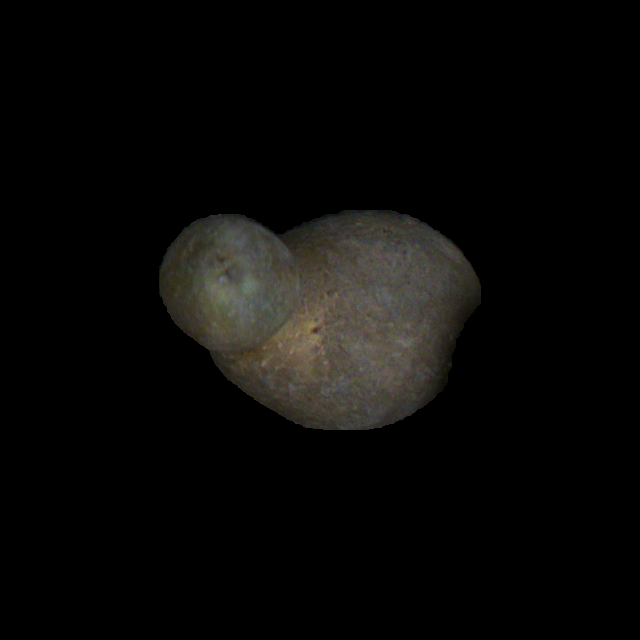
#> input picture potato_good_malformed/malformed_potatoes_fourier_2_class/malformed/sd_malformed_12_2_1_100_15.png, 640 x 640 px, found by its file name; its folder holds only this picture in this run
$ python gaussian.py
#> lines starting #> are read from the running program, lines starting #| are printed output that depends on the picture; after the words box and inside, x2 and y2 are one past the last pixel; in counts of white or black regions, pixels touching at a corner belong together
import cv2
import numpy as np
import os
from scipy.interpolate import interp1d
from sklearn.decomposition import PCA
from pyefd import elliptic_fourier_descriptors
# from sklearn.cluster import DBSCAN
from sklearn.mixture import GaussianMixture
import matplotlib.pyplot as plt
import time


def read_images_and_extract_contours(folder_path):
    """Read images from a folder and extract their largest external contour."""
#> called with folder_path = '/home/mishkat/Documents/malformed'
    images = [os.path.join(folder_path, f) for f in os.listdir(folder_path) if f.endswith(('.png', '.jpg', '.jpeg'))]
    contours_list = []
    for image_path in images:
        image = cv2.imread(image_path)
#> image is the input picture: shape (640, 640, 3); mean B, G, R 7.8, 9, 9.6
        gray = cv2.cvtColor(image, cv2.COLOR_BGR2GRAY)
        _, thresh = cv2.threshold(gray, 1, 255, cv2.THRESH_BINARY)
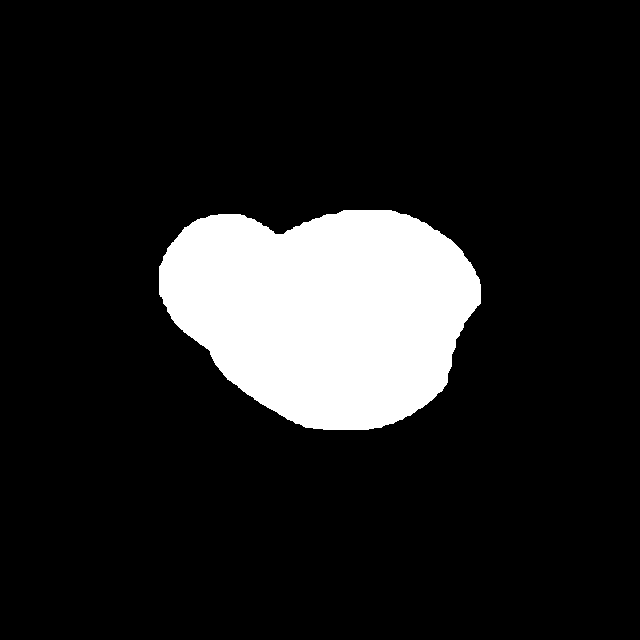
#> thresh: shape (640, 640); 13% white; 1 white region
        contours, _ = cv2.findContours(thresh, cv2.RETR_EXTERNAL, cv2.CHAIN_APPROX_NONE)
#> contours = 1 contour; box (x1, y1, x2, y2) and area: (159, 210, 481, 430) 52921
        if contours:
            contour = max(contours, key=cv2.contourArea)
#> contour = contour of 804 points, box (x1, y1, x2, y2) (159, 210, 481, 430), area 52921
            contour = contour.squeeze()
#> contour = 804 pairs, first value 159 to 480, second value 210 to 429
            contours_list.append(normalize_contour_points(contour))
    return contours_list

def normalize_contour_points(contour):
    """Normalize contour points to a fixed number for consistency."""
    N = 250
    contour_length = np.linspace(0, 1, len(contour))
#> contour_length = 804 values from 0 to 1
    normalized_length = np.linspace(0, 1, N)
    interp_func_x = interp1d(contour_length, contour[:, 0], kind='linear')
    interp_func_y = interp1d(contour_length, contour[:, 1], kind='linear')
    normalized_contour = np.vstack((interp_func_x(normalized_length), interp_func_y(normalized_length))).T
#> normalized_contour = 250 pairs, first value 159 to 480, second value 210 to 429
    return normalized_contour

def compute_fourier_coefficients(contour, order=30):
    """Compute Fourier coefficients for a given contour."""
    coeffs = elliptic_fourier_descriptors(contour, order=order, normalize=True)
    #return coeffs[1:]  # Skip the first coefficient as it's related to the image position
    return coeffs
# [48 lines left out: functions compute_class_averages, inverse_fourier_transform, not called in this run]


def main(folder_path, n_components=36, order=30):
    contours = read_images_and_extract_contours(folder_path)
#> contours = 1 point arrays, longest 250 points
    fourier_descriptors = np.array([compute_fourier_coefficients(c, order).flatten() for c in contours])

    if fourier_descriptors.shape[0] > 1:
        # GMM clustering
        gmm = GaussianMixture(n_components=n_components, covariance_type='full', random_state=0).fit(fourier_descriptors)
        labels = gmm.predict(fourier_descriptors)  # Get cluster assignments

        # Plot individual clusters
        unique_labels = set(labels)
        cols = min(len(unique_labels), 12)
        rows = len(unique_labels) // cols + (len(unique_labels) % cols > 0)
        fig, axes = plt.subplots(rows, cols, figsize=(15, rows * 3.75))
        axes = axes.flatten() if len(unique_labels) > 1 else [axes]

        for i, label in enumerate(unique_labels):
            cluster_mask = (labels == label)
            cluster_descriptors = fourier_descriptors[cluster_mask]
            avg_coeffs = cluster_descriptors.mean(axis=0)
            shape_model = inverse_fourier_transform(avg_coeffs.reshape(order, -1), H=order)
            ax = axes[i]
            ax.plot(shape_model[:, 0], shape_model[:, 1])
            ax.set_title(f'Cluster {label + 1}')
            ax.axis('equal')

        # Adjust layout
        plt.tight_layout()
        plt.show()

        # Plot all clusters together
        plt.figure(figsize=(8, 6))
        colors = plt.cm.Spectral(np.linspace(0, 1, len(unique_labels)))
        for k, col in zip(unique_labels, colors):
            class_member_mask = (labels == k)
            xy = fourier_descriptors[class_member_mask]
            for coeffs in xy:
                shape_model = inverse_fourier_transform(coeffs.reshape(order, -1), H=order)
                plt.plot(shape_model[:, 0], shape_model[:, 1], 'o', markerfacecolor=tuple(col),
                         markeredgecolor='k', markersize=6, label=f'Cluster {k + 1}')

        plt.title('All Clusters (GMM)')
        plt.legend()
        plt.show()
    else:
        print("Not enough contours for GMM clustering.")

if __name__ == "__main__":
    folder_path = r"/home/mishkat/Documents/malformed"
    start = time.time()
    main(folder_path)
#> (the call stopped at in compute_fourier_coefficients, `coeffs = elliptic_fourier_descriptors(contour, order=order, normalize=..`: pyefd is not available in this run)
    end = time.time()
    print(f"Time taken: {end - start:.2f} seconds")

$ run again, on potato_good_malformed/malformed_potatoes_fourier_2_class/malformed/sd_malformed_12_2_1_114_9.png
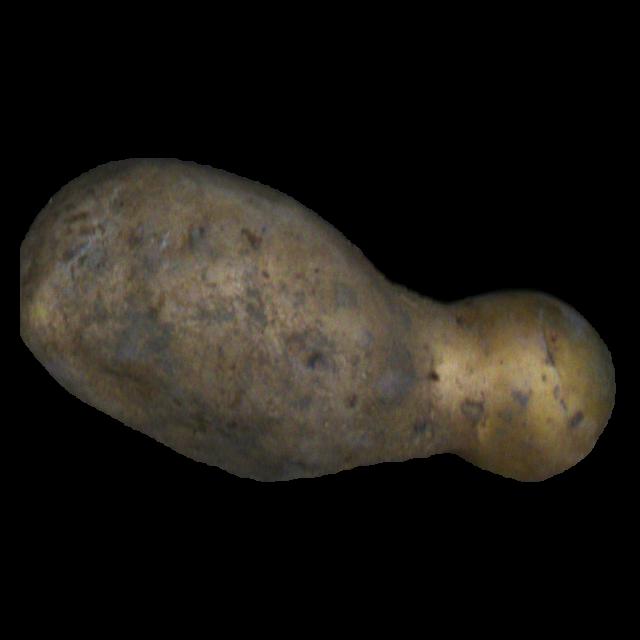
#> input picture potato_good_malformed/malformed_potatoes_fourier_2_class/malformed/sd_malformed_12_2_1_114_9.png, 640 x 640 px, found by its file name
#> in read_images_and_extract_contours, image is the input picture: shape (640, 640, 3); mean B, G, R 20.9, 25.9, 29.1
#> in read_images_and_extract_contours, `gray = cv2.cvtColor(image, cv2.COLOR_BGR2GRAY)`:
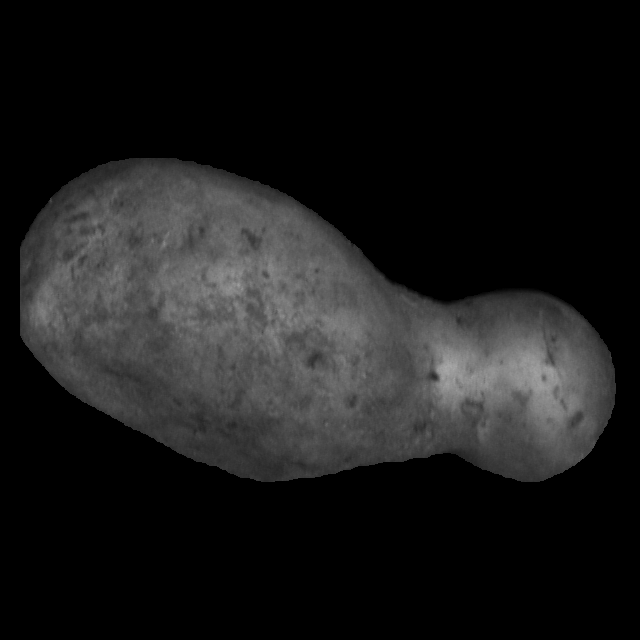
#> gray: shape (640, 640); min 0, max 170, mean 26.3
#> in read_images_and_extract_contours, `_, thresh = cv2.threshold(gray, 1, 255, cv2.THRESH_BINARY)`:
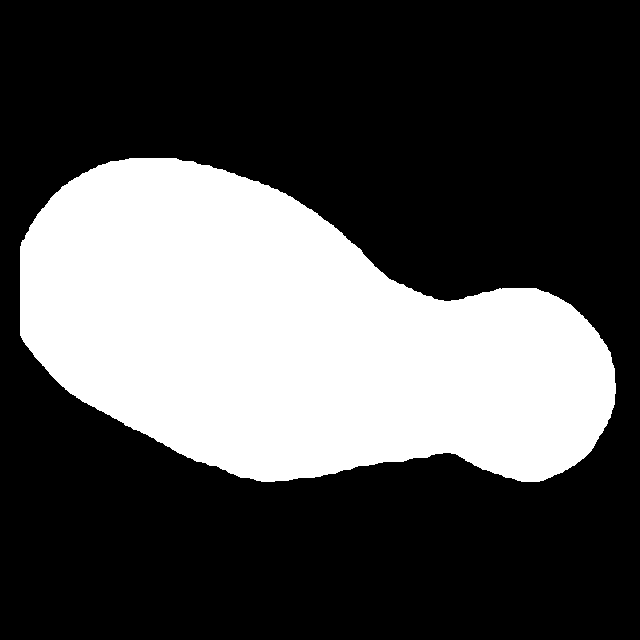
#> thresh: shape (640, 640); 31.7% white; 1 white region
#> in read_images_and_extract_contours, `contours, _ = cv2.findContours(thresh, cv2.RETR_EXTERNAL, cv2.CHAIN_AP..`: contours = 1 contour; box (x1, y1, x2, y2) and area: (20, 158, 616, 482) 129126
#> in read_images_and_extract_contours, `contour = max(contours, key=cv2.contourArea)`: contour = contour of 1405 points, box (x1, y1, x2, y2) (20, 158, 616, 482), area 129126
#> in read_images_and_extract_contours, `contour = contour.squeeze()`: contour = 1405 pairs, first value 20 to 615, second value 158 to 481
#> contour_length = 1405 values from 0 to 1
#> normalized_contour = 250 pairs, first value 20 to 615, second value 158 to 481
#> in main, `contours = read_images_and_extract_contours(folder_path)`: contours = 1 point arrays, longest 250 points

$ run again, on potato_good_malformed/malformed_potatoes_fourier_2_class/malformed/sd_malformed_12_2_1_116_3.png
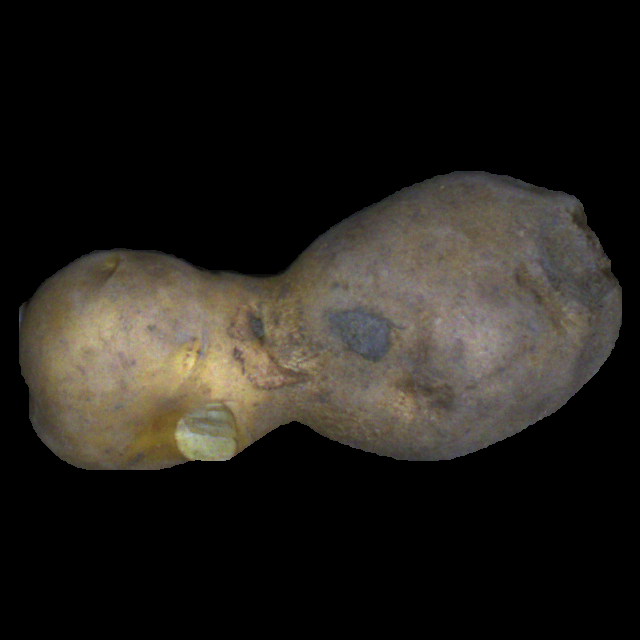
#> input picture potato_good_malformed/malformed_potatoes_fourier_2_class/malformed/sd_malformed_12_2_1_116_3.png, 640 x 640 px, found by its file name
#> in read_images_and_extract_contours, image is the input picture: shape (640, 640, 3); mean B, G, R 26.9, 31.5, 34.6
#> in read_images_and_extract_contours, `gray = cv2.cvtColor(image, cv2.COLOR_BGR2GRAY)`:
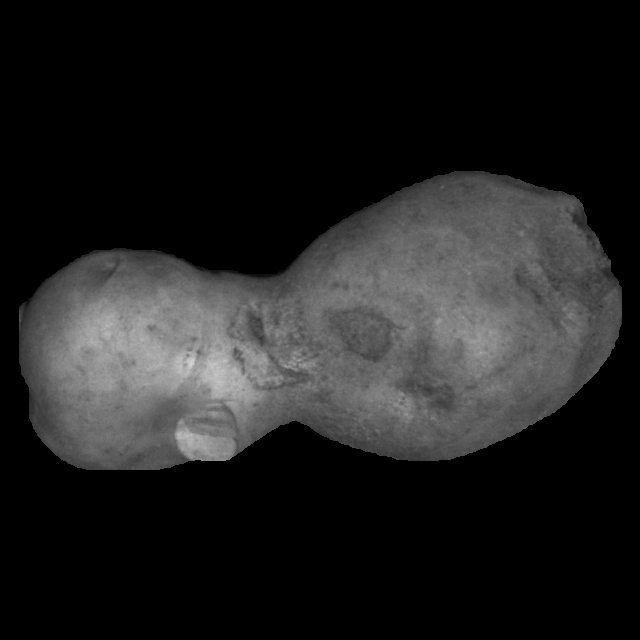
#> gray: shape (640, 640); min 0, max 217, mean 31.9
#> in read_images_and_extract_contours, `_, thresh = cv2.threshold(gray, 1, 255, cv2.THRESH_BINARY)`:
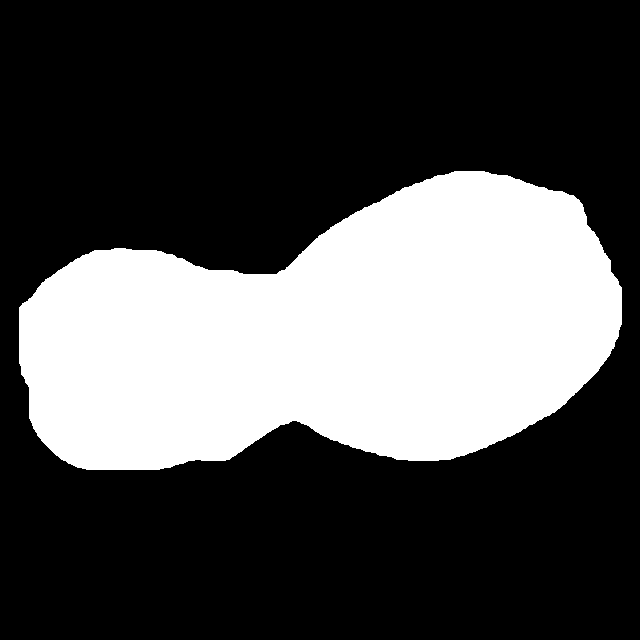
#> thresh: shape (640, 640); 31% white; 1 white region
#> in read_images_and_extract_contours, `contours, _ = cv2.findContours(thresh, cv2.RETR_EXTERNAL, cv2.CHAIN_AP..`: contours = 1 contour; box (x1, y1, x2, y2) and area: (19, 171, 622, 470) 126426
#> in read_images_and_extract_contours, `contour = max(contours, key=cv2.contourArea)`: contour = contour of 1438 points, box (x1, y1, x2, y2) (19, 171, 622, 470), area 126426
#> in read_images_and_extract_contours, `contour = contour.squeeze()`: contour = 1438 pairs, first value 19 to 621, second value 171 to 469
#> contour_length = 1438 values from 0 to 1
#> normalized_contour = 250 pairs, first value 19 to 621, second value 171 to 469
#> in main, `contours = read_images_and_extract_contours(folder_path)`: contours = 1 point arrays, longest 250 points
